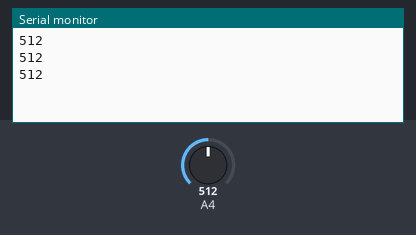
Recording of a sketch running on a simulated Arduino Uno, built with avr-gcc and run on an emulated ATmega328P. Parts: the last lines printed to the serial monitor. The inputs (shaded band) are chosen by the test bench; at power-on: A4 = 512.

Above: at 1.3 s.
1.4 s: A4 set to 716
At 1.9 s:
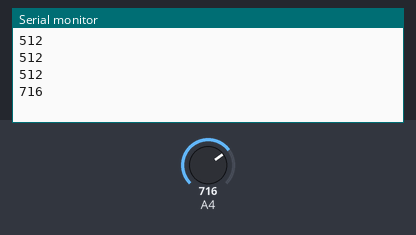
2.9 s: A4 set to 900
At 3.4 s:
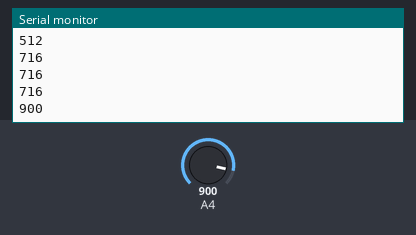
Timing chart, 0 to 5.9 s (numbered marks = the images above; inputs shaded):
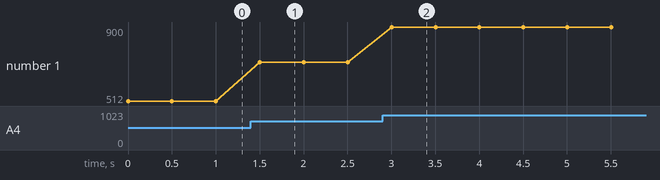

Measured:
- after the input at 1.4 s, the serial monitor: prints a new line after 0.10 s (image 1)
- after the input at 2.9 s, the serial monitor: prints a new line after 0.10 s (image 2)
- plotted number 1: 512 → 716 after the input at 1.4 s, 716 → 900 after the input at 2.9 s

The sketch:

czujnik_swiatla.ino
```cpp
#include <Arduino.h>
#include <Wire.h>
#include <SoftwareSerial.h>

int czujnik_swiatla;

void setup()
{
     Serial.begin (9600);
}


void loop()
{
  czujnik_swiatla = analogRead(12);
  //delay(500);
  //Serial.println("czujka");
  Serial.println(czujnik_swiatla);
  delay(500);
}
```
